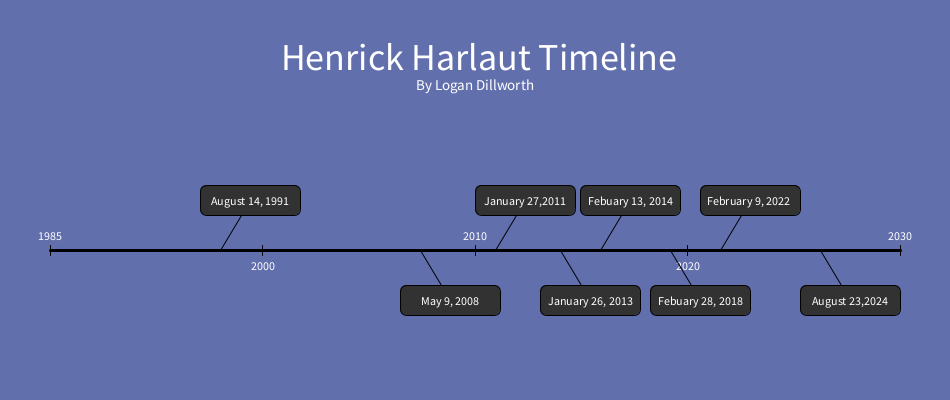
Frame 1 (no input)
Frame 60 (the mouse pressed at the canvas centre just before this capture): identical to frame 1, image omitted
Frame 120 (the mouse held since frame 60 and released just before this capture): identical to frame 1, image omitted

The Processing sketch that drew this single still picture (run headless with seeded random() and noise(); from frame 60 on, the mouse is pressed at the canvas centre):

// Processing sketch: Timleine
// ── Timleine.pde
//Logan Dillworth | Feb 26 2026 | Timeline
void setup() {
  size(950,400);
}
void draw() {
  background(#626FAD);
  drawRef();
  histEvent(250,200,"August 14, 1991", true," August 14 1991 - Henrik Harlaut was born in Sweden. ");
  histEvent(450,300,"May 9, 2008", false," May 9 2008 — Henrik Harlaut began skiing in competitions for freestyle and became popular.");
  histEvent(525,200,"January 27,2011", true," January 27 2011 - Henrik Harlaut skied in the X games for slopestyle for the first time.");
  histEvent(590,300,"January 26, 2013", false," January 26 2013 - Henrik Harlaut won a silver medal for slopestyle X games.");
  histEvent(630,200,"Febuary 13, 2014", true," Febuary 13 2014 - Henrik Harlaut represented Sweden for the Winter Olympics.");
  histEvent(700,300,"Febuary 28, 2018", false," Febuary 28 2018 - Henrik Harlaut also represented Sweden for the winter olympics.");
  histEvent(750,200,"February 9, 2022 ", true,"Febuary 9 2022 — 2022 Henrik Harlaut yet again represented Sweden in the winter olympics.");
  histEvent(850,300,"August 23,2024", false," August 23 2024 - Henrik Harlaut got injured during a training, after taking a gap year he is slowly easing back into competitive skiing. " );
}
void drawRef() {
  textAlign(CENTER);
  textSize(38);
  fill(255);
  text(" Henrick Harlaut Timeline", width/2,70);
  textSize(15);
  text("By Logan Dillworth", width/2,90);
  strokeWeight(3);
  line(50,250,900,250);
  strokeWeight(1);
  line(50,255,50,245);
  line(900,255,900,245);
  line(475,255,475,245);
  line(262.5,255,262.5,245);
  line(687.5,255,687.5,245);
  textSize(12);
  text("1985",50,240);
  text("2030",900,240);
  text("2010",475,240);
  text("2000",262.5,270);
  text("2020",687.5,270);
}
void histEvent(int x, int y, String title, boolean top, String detail) {
  if(top == true) {
    line(x,y,x-30,y+50);
  } else {
    line(x,y,x-30,y-50);
  }
  rectMode(CENTER);
  fill(50);
  rect(x,y,100,30,7);
  fill(255);
  text(title,x,y+5);
  if(mouseX > x-50 && mouseX < x+50 && mouseY > y-15 && mouseY < y+15) {
    text(detail, width/2, 350);
  }
}
